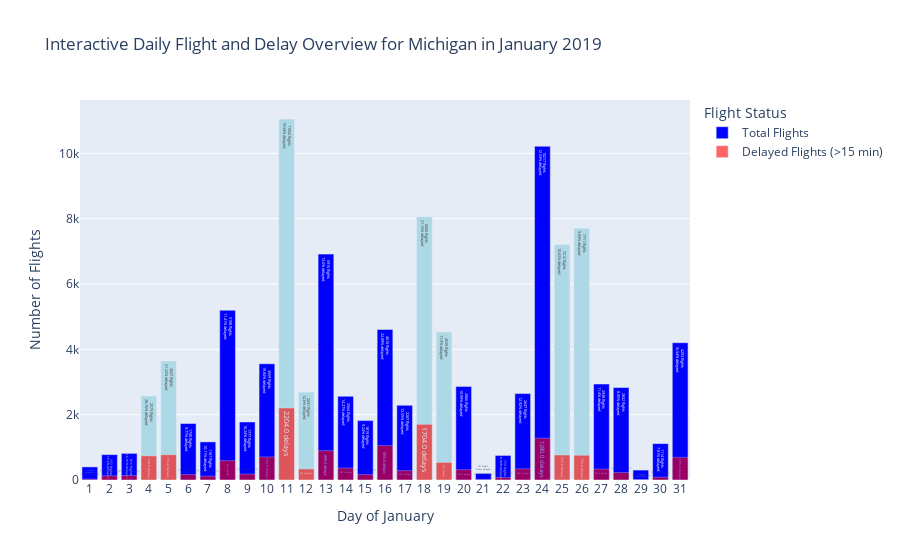

The cell this chart's notebook holds for it:
### Markdown cell above
Graph: Interactive Daily Flight and Delay Overview for Michigan in January

Description:
The graph shows the total number of flights and the number of delayed flights (greater than 15 minutes) for each day in January. The total flights are represented by blue bars, while delayed flights are represented by red bars.
Analysis and Insights:

    High Flight Volumes on Certain Days:
        There are noticeable spikes in total flight volumes on specific days. For instance, the graph shows very high total flights on certain days like the 10th and 20th of January.
        These spikes may be due to weekends, special events, or increased travel demand on particular days.

    Delay Patterns:
        The number of delayed flights varies significantly across different days.
        On days with higher total flights, there tends to be a corresponding increase in delayed flights. This suggests that as flight volume increases, the likelihood of delays also increases, possibly due to congestion and limited resources at airports.

    Weekends and Special Days:
        It's important to note if the spikes in delays correspond to weekends or special holidays, as these days can have different travel patterns compared to regular weekdays.

### Code cell
# Group data to calculate totals and delayed flights
daily_summary_plotly = michigan_data.groupby(['DAY', 'IS_WEEKEND', 'IS_SPECIAL_DAY']).agg(
    Total_Flights=('DEP_DEL15', 'size'),
    Delayed_Flights=('DEP_DEL15', 'sum')
).reset_index()

# Calculate the percentage of delayed flights
daily_summary_plotly['Delay Percentage'] = (daily_summary_plotly['Delayed_Flights'] / daily_summary_plotly['Total_Flights']) * 100

# Plotting
fig = go.Figure()

# Total Flights
fig.add_trace(go.Bar(
    x=daily_summary_plotly['DAY'],
    y=daily_summary_plotly['Total_Flights'],
    name='Total Flights',
    marker_color=daily_summary_plotly['IS_WEEKEND'].replace({0: 'blue', 1: 'lightblue'}),
    hoverinfo='text',
    text=daily_summary_plotly['Total_Flights'].astype(str) + ' flights<br>' + daily_summary_plotly['Delay Percentage'].round(2).astype(str) + '% delayed'
))

# Delayed Flights
fig.add_trace(go.Bar(
    x=daily_summary_plotly['DAY'],
    y=daily_summary_plotly['Delayed_Flights'],
    name='Delayed Flights (>15 min)',
    marker_color='red',
    opacity=0.6,
    hoverinfo='text',
    text=daily_summary_plotly['Delayed_Flights'].astype(str) + ' delays'
))

# Enhance layout
fig.update_layout(
    title='Interactive Daily Flight and Delay Overview for Michigan in January 2019',
    xaxis=dict(
        title='Day of January',
        tickmode='linear',  # Ensure every day is marked
        tick0=1,
        dtick=1
    ),
    yaxis_title='Number of Flights',
    barmode='overlay',
    legend_title='Flight Status'
)

fig.show()

### Figure 1 — Plotly figure (JSON) as saved in the notebook; plotly's stock layout.template omitted (floating-point values rounded to 4 significant figures)
{"data": [{"hoverinfo": "text", "marker": {"color": ["blue", "blue", "blue", "lightblue", "lightblue", "blue", "blue", "blue", "blue", "blue", "lightblue", "lightblue", "blue", "blue", "blue", "blue", "blue", "lightblue", "lightblue", "blue", "blue", "blue", "blue", "blue", "lightblue", "lightblue", "blue", "blue", "blue", "blue", "blue"]}, "name": "Total Flights", "text": ["401 flights<br>6.48% delayed", "777 flights<br>16.6% delayed", "816 flights<br>16.91% delayed", "2573 flights<br>28.76% delayed", "3647 flights<br>21.22% delayed", "1730 flights<br>9.77% delayed", "1167 flights<br>10.11% delayed", "5198 flights<br>11.41% delayed", "1777 flights<br>10.24% delayed", "3559 flights<br>19.84% delayed", "11052 flights<br>19.94% delayed", "2691 flights<br>12.6% delayed", "6916 flights<br>13.0% delayed", "2564 flights<br>14.27% delayed", "1819 flights<br>9.24% delayed", "4610 flights<br>22.89% delayed", "2287 flights<br>12.55% delayed", "8056 flights<br>21.15% delayed", "4529 flights<br>11.9% delayed", "2866 flights<br>10.99% delayed", "201 flights<br>8.46% delayed", "753 flights<br>10.09% delayed", "2647 flights<br>12.92% delayed", "10217 flights<br>12.53% delayed", "7212 flights<br>10.62% delayed", "7711 flights<br>9.83% delayed", "2938 flights<br>11.4% delayed", "2832 flights<br>8.05% delayed", "304 flights<br>4.61% delayed", "1114 flights<br>7.81% delayed", "4203 flights<br>16.54% delayed"], "type": "bar", "x": [1, 2, 3, 4, 5, 6, 7, 8, 9, 10, 11, 12, 13, 14, 15, 16, 17, 18, 19, 20, 21, 22, 23, 24, 25, 26, 27, 28, 29, 30, 31], "y": [401, 777, 816, 2573, 3647, 1730, 1167, 5198, 1777, 3559, 11052, 2691, 6916, 2564, 1819, 4610, 2287, 8056, 4529, 2866, 201, 753, 2647, 10217, 7212, 7711, 2938, 2832, 304, 1114, 4203]}, {"hoverinfo": "text", "marker": {"color": "red"}, "name": "Delayed Flights (>15 min)", "opacity": 0.6, "text": ["26.0 delays", "129.0 delays", "138.0 delays", "740.0 delays", "774.0 delays", "169.0 delays", "118.0 delays", "593.0 delays", "182.0 delays", "706.0 delays", "2204.0 delays", "339.0 delays", "899.0 delays", "366.0 delays", "168.0 delays", "1055.0 delays", "287.0 delays", "1704.0 delays", "539.0 delays", "315.0 delays", "17.0 delays", "76.0 delays", "342.0 delays", "1280.0 delays", "766.0 delays", "758.0 delays", "335.0 delays", "228.0 delays", "14.0 delays", "87.0 delays", "695.0 delays"], "type": "bar", "x": [1, 2, 3, 4, 5, 6, 7, 8, 9, 10, 11, 12, 13, 14, 15, 16, 17, 18, 19, 20, 21, 22, 23, 24, 25, 26, 27, 28, 29, 30, 31], "y": [26, 129, 138, 740, 774, 169, 118, 593, 182, 706, 2204, 339, 899, 366, 168, 1055, 287, 1704, 539, 315, 17, 76, 342, 1280, 766, 758, 335, 228, 14, 87, 695]}], "layout": {"barmode": "overlay", "legend": {"title": {"text": "Flight Status"}}, "title": {"text": "Interactive Daily Flight and Delay Overview for Michigan in January 2019"}, "xaxis": {"dtick": 1, "tick0": 1, "tickmode": "linear", "title": {"text": "Day of January"}}, "yaxis": {"title": {"text": "Number of Flights"}}}}
